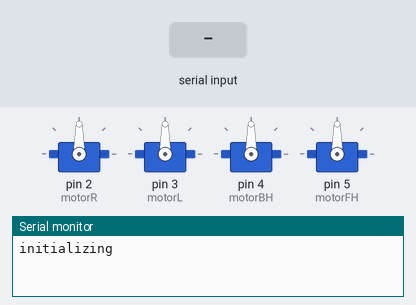
A sketch run on a simulated Arduino Uno, built with avr-gcc and run on an emulated ATmega328P. On the bench: 4 × servo, the last lines printed to the serial monitor. Inputs (shaded band) come from the test bench.

Above: at 1.2 s.
1.3 s: "90 45\n" received over Serial
At 1.9 s:
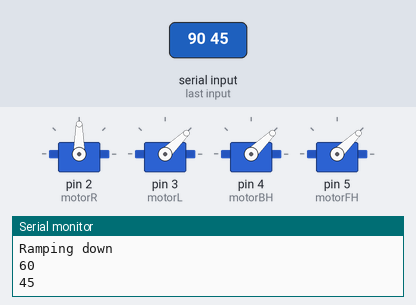
3.0 s: "30 150\n" received over Serial
At 4.9 s:
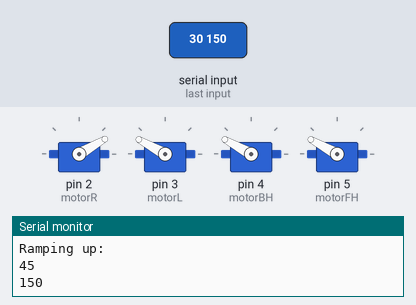
5.3 s: "90\n" received over Serial
At 5.46 s:
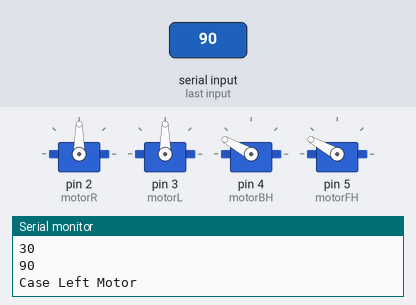
7.0 s: "1 90 45\n" received over Serial
At 8.2 s:
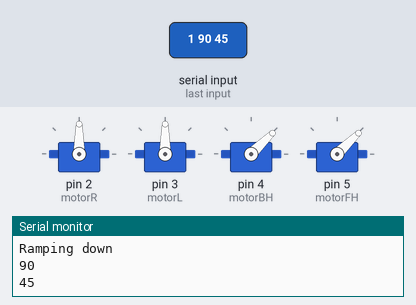
8.7 s: "30 150\n" received over Serial
At 9.03 s:
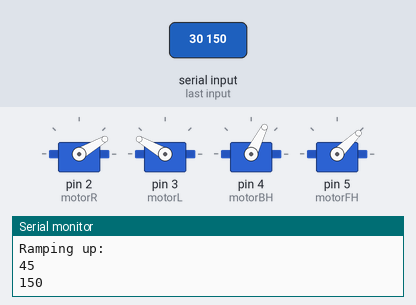
10.3 s: "1 90\n" received over Serial
At 11.2 s:
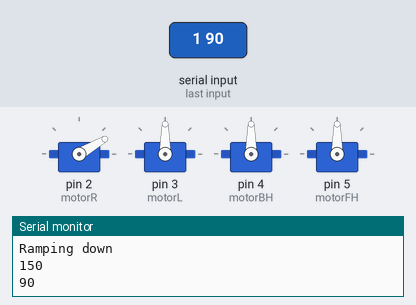
Timing chart, 0 to 13.0 s (numbered marks = the images above; inputs shaded):
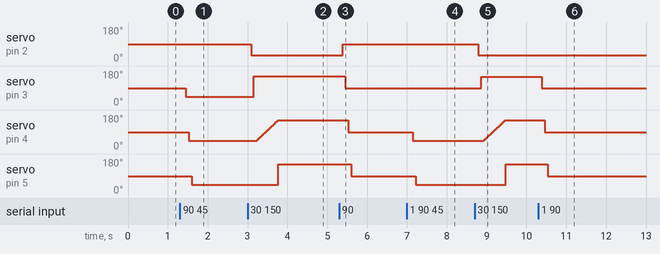

Measured:
- after the input at 1.3 s, servo on pin 3 (motorL): 90° → 44° after 0.15 s; servo on pin 4 (motorBH): 90° → 44° after 0.23 s; servo on pin 5 (motorFH): 90° → 44° after 0.30 s
- after the input at 3.0 s, servo on pin 2 (motorR): 90° → 30° after 0.09 s; servo on pin 3 (motorL): 44° → 151° after 0.16 s; servo on pin 4 (motorBH): moves from 44° to 151° over 0.52 s, starting after 0.23 s; servo on pin 5 (motorFH): 44° → 151° after 0.77 s
- after the input at 5.3 s, servo on pin 2 (motorR): 30° → 90° after 0.09 s; servo on pin 3 (motorL): 151° → 90° after 0.15 s; servo on pin 4 (motorBH): 151° → 90° after 0.22 s; servo on pin 5 (motorFH): 151° → 90° after 0.30 s
- after the input at 7.0 s, servo on pin 4 (motorBH): 90° → 44° after 0.15 s; servo on pin 5 (motorFH): 90° → 44° after 0.22 s
- after the input at 8.7 s, servo on pin 2 (motorR): 90° → 30° after 0.09 s; servo on pin 3 (motorL): 90° → 150° after 0.16 s; servo on pin 4 (motorBH): moves from 44° to 151° over 0.52 s, starting after 0.23 s; servo on pin 5 (motorFH): 44° → 151° after 0.77 s
- after the input at 10.3 s, servo on pin 3 (motorL): 150° → 90° after 0.09 s; servo on pin 4 (motorBH): 151° → 90° after 0.16 s; servo on pin 5 (motorFH): 151° → 90° after 0.24 s

The sketch:

motors.ino
```cpp
#include <Servo.h>
#include <PS2X_lib.h>  //for v1.6

/*
 * Initializes four Servo objects
 */
Servo motorR;
Servo motorL;
Servo motorBH;
Servo motorFH;

/*
 * Initialize a struct of motor states
 */
struct motorState{
  Servo motorObject;
  String motorName;
  int motorZeroRpmSetting;
  int motorCurrentRpmSetting;
};

/*
 * Initialize four motorStates
 */
motorState motorRState = {motorR, "Right Motor", 100, motorRState.motorZeroRpmSetting};
motorState motorLState = {motorL, "Left Motor", 90, motorLState.motorZeroRpmSetting};
motorState motorBHState = {motorBH, "Back-Heave Motor", 90, motorBHState.motorZeroRpmSetting};
motorState motorFHState = {motorFH, "Front-Heave Motor", 60, motorFHState.motorZeroRpmSetting};


/*
 * Initialize array of four motorStates
 */
motorState motorStateInfo[] = {motorRState, motorLState, motorBHState, motorFHState};

/*
 * Initialize incoming string
 */
String motorInput = "";

/*
 * Initialize string to detect user motor input
 */
String motorInputDetected;
String detectMotorInput;

/*
 * Initialize array to obtain user motor input
 */
int motorInputArray[4];

/*******************************************************
 ****************** HELPER DECLARATIONS ****************
 ******************************************************/
int checkMotorInput(int valueMotorInput, int whichMotor);
void writeMotorR(int rpmPercentage);
void writeMotorL(int rpmPercentage);
void writeMotorBH(int rpmPercentage);
void writeMotorFH(int rpmPercentage);

void setup() {

  motorR.attach(2);
  motorL.attach(3);
  motorBH.attach(4);
  motorFH.attach(5);

  Serial.begin(9600);   // Required for I/O from Serial monitor
  Serial.println("initializing");   // Print a startup message
  initialize();
}

void loop() {
  //String motorInputDetected;
  //int motorInputArray[4];

  motorInputDetected = detectSerialMonitor();
  if (motorInputDetected != "")
  {
    //Serial.println("User input detected!");
    Serial.println("Read " + motorInputDetected);
    Serial.println("\nCurrent State");
    Serial.println(motorStateInfo[0].motorCurrentRpmSetting);
    Serial.println(motorStateInfo[1].motorCurrentRpmSetting);
    Serial.println(motorStateInfo[2].motorCurrentRpmSetting);
    Serial.println(motorStateInfo[3].motorCurrentRpmSetting);

    parseMotorInput(motorInputDetected, motorInputArray);

    Serial.println("\nDesired State");
    Serial.println(motorInputArray[0]);
    Serial.println(motorInputArray[1]);
    Serial.println(motorInputArray[2]);
    Serial.println(motorInputArray[3]);
    Serial.println("\n");

    for(int whichMotor = 0; whichMotor < 4; whichMotor++)
    {
      int valueMotorInteger;
      valueMotorInteger = checkMotorInput(motorInputArray[whichMotor], whichMotor);
      if (valueMotorInteger != -1){
        writeMotor(valueMotorInteger, whichMotor);
        motorStateInfo[whichMotor].motorCurrentRpmSetting = valueMotorInteger;
      }
    }
    motorInputDetected = "";
    detectMotorInput = "";
  }

}

/***************************************************************
 ********************* MAIN MOTOR LIBRARY **********************
 **************************************************************/
/*
 * Initialize all ESC's by writing the neutral value
 */
void initialize() {
  for( int i = 0; i < 4; i++)
  {
    motorStateInfo[i].motorObject.write(motorStateInfo[i].motorZeroRpmSetting);
  }
}

/*
 * Detect serial monitor input
 */
String detectSerialMonitor() {

  if(Serial.available() > 0)
  {
    // read the value
    char ch = Serial.read();

    /*
     *  If ch isn't a newline(linefeed) character, we will add the characterto the incomingString
     */
    if (ch != 10)
    {
      detectMotorInput += ch;   // Add the character to the incomingString
    }
    else
    {
      //detectMotorInput = motorInput;
      //detectMotorInput = detectMotorInput;
      return detectMotorInput;
    }
  }

    //return detectMotorInput;
    return "";
 }

/*
 * Parse serial monitor into motor inputs
 */
void parseMotorInput(String detectMotorInput, int motorInputArray[4]) {

  for(int i = 0; i < 3; i++)
  {
    int spaceIndex;
    String motorInputString;
    int motorInputInteger;

    spaceIndex = detectMotorInput.indexOf(" ");
    motorInputString = detectMotorInput.substring(0,spaceIndex);
    detectMotorInput = detectMotorInput.substring(spaceIndex+1,-1);

    //Serial.println("First Substring:" + motorInputString);
    //Serial.println("Remaining Substring:" + detectMotorInput);

    motorInputInteger = motorInputString.toInt();
    motorInputArray[i] = motorInputInteger;
  }

  detectMotorInput = detectMotorInput.substring(0,-1);
  //Serial.println("Final Substring:" + detectMotorInput);
  motorInputArray[3] = detectMotorInput.toInt();
}

/*
 * Write total RPM percentage to Any Motor
 */
void writeMotor(int rpmPercentage, int whichMotor) {
  switch (whichMotor)
  {
    case 0:
      Serial.println("Case Right Motor");
      writeMotorR(rpmPercentage);
      break;
    case 1:
      Serial.println("Case Left Motor");
      writeMotorL(rpmPercentage);
      break;
    case 2:
      Serial.println("Case Back-Heave Motor");
      writeMotorBH(rpmPercentage);
      break;
    case 3:
      Serial.println("Case Front-Heave Motor");
      writeMotorFH(rpmPercentage);
      break;
    default:
      Serial.println("No motor written to");
      break;
  }
}


/*
 * Write total RPM percentage to Right-Front Motor
 */
void writeMotorR(int rpmPercentage) {
  Serial.println("Writing to Motor R");
  int valueMotorInteger = 0;
  int rampValue = motorStateInfo[0].motorCurrentRpmSetting;

  //valueMotorInteger = checkMotorInput(rpmPercentage, 0);
  if (valueMotorInteger != -1){

    /*
     * If: ramping faster correct direction
     * Else: ramping slower
     */
    if (motorStateInfo[0].motorCurrentRpmSetting < rpmPercentage){
       Serial.println("Ramping up: ");
       Serial.println(motorStateInfo[0].motorCurrentRpmSetting);
       Serial.println(rpmPercentage);
       Serial.println("\n");
       while (rampValue < rpmPercentage){
        rampValue += 2;
        motorR.write(rampValue);
       }
    }
    else if (motorStateInfo[0].motorCurrentRpmSetting > rpmPercentage){
      Serial.println("Ramping down");
      Serial.println(motorStateInfo[0].motorCurrentRpmSetting);
      Serial.println(rpmPercentage);
      Serial.println("\n");
      while (rampValue > rpmPercentage){
        rampValue -= 2;
        motorR.write(rampValue);
       }
    }
    else{
      Serial.println("No change\n");
    }
  }
}

/*
 * Write total RPM percentage to Left-Front Motor
 */
void writeMotorL(int rpmPercentage) {
  Serial.println("Writing to Motor L");
  int valueMotorInteger = 0;
  int rampValue = motorStateInfo[1].motorCurrentRpmSetting;

  //valueMotorInteger = checkMotorInput(rpmPercentage, 0);
  if (valueMotorInteger != -1){

    /*
     * If: ramping faster correct direction
     * Else: ramping slower
     */
    if (motorStateInfo[1].motorCurrentRpmSetting < rpmPercentage){
       Serial.println("Ramping up: ");
       Serial.println(motorStateInfo[1].motorCurrentRpmSetting);
       Serial.println(rpmPercentage);
       Serial.println("\n");
       while (rampValue < rpmPercentage){
        rampValue += 2;
        motorL.write(rampValue);
       }
    }
    else if (motorStateInfo[1].motorCurrentRpmSetting > rpmPercentage){
      Serial.println("Ramping down");
      Serial.println(motorStateInfo[1].motorCurrentRpmSetting);
      Serial.println(rpmPercentage);
      Serial.println("\n");
      while (rampValue > rpmPercentage){
        rampValue -= 2;
        motorL.write(rampValue);
       }
    }
    else{
      Serial.println("No change\n");
    }
  }
}

/*
 * Write total RPM percentage to Right-Back Motor
 */
void writeMotorBH(int rpmPercentage) {
  Serial.println("Writing to Motor BH");
  int valueMotorInteger = 0;
  int rampValue = motorStateInfo[2].motorCurrentRpmSetting;

  //valueMotorInteger = checkMotorInput(rpmPercentage, 0);
  if (valueMotorInteger != -1){

    /*
     * If: ramping faster correct direction
     * Else: ramping slower
     */
    if (motorStateInfo[2].motorCurrentRpmSetting < rpmPercentage){
       Serial.println("Ramping up: ");
       Serial.println(motorStateInfo[2].motorCurrentRpmSetting);
       Serial.println(rpmPercentage);
       Serial.println("\n");
       while (rampValue < rpmPercentage){
        rampValue += 2;
        motorBH.write(rampValue);
        delay(10);
       }
    }
    else if (motorStateInfo[2].motorCurrentRpmSetting > rpmPercentage){
      Serial.println("Ramping down");
      Serial.println(motorStateInfo[2].motorCurrentRpmSetting);
      Serial.println(rpmPercentage);
      Serial.println("\n");
      while (rampValue > rpmPercentage){
        rampValue -= 2;
        motorBH.write(rampValue);
       }
    }
    else{
      Serial.println("No change\n");
    }
  }
}

/*
 * Write total RPM percentage to Left-Back Motor
 */
void writeMotorFH(int rpmPercentage) {
  Serial.println("Writing to Motor FH");
  int valueMotorInteger = 0;
  int rampValue = motorStateInfo[3].motorCurrentRpmSetting;

  //valueMotorInteger = checkMotorInput(rpmPercentage, 0);
  if (valueMotorInteger != -1){

    /*
     * If: ramping faster correct direction
     * Else: ramping slower
     */
    if (motorStateInfo[3].motorCurrentRpmSetting < rpmPercentage){
       Serial.println("Ramping up: ");
       Serial.println(motorStateInfo[3].motorCurrentRpmSetting);
       Serial.println(rpmPercentage);
       Serial.println("\n");
       while (rampValue < rpmPercentage){
        rampValue += 2;
        motorFH.write(rampValue);
       }
    }
    else if (motorStateInfo[3].motorCurrentRpmSetting > rpmPercentage){
      Serial.println("Ramping down");
      Serial.println(motorStateInfo[3].motorCurrentRpmSetting);
      Serial.println(rpmPercentage);
      Serial.println("\n");
      while (rampValue > rpmPercentage){
        rampValue -= 2;
        motorFH.write(rampValue);
       }
    }
    else{
      Serial.println("No change\n");
    }
  }
}

void softStartUp() {

}

void softShutDown() {

}

void hardStartUp() {

}

void hardShutDown() {

}

/***************************************************************
 *********************** HELPER FUNCTIONS **********************
 **************************************************************/

/*
 * Check if input to motors are valid
 */
int checkMotorInput(int valueMotorInput, int whichMotor) {

  /*
   *  We only want to write an integer between 10 and 170 to the motor.
   */
  if (valueMotorInput >= 20 && valueMotorInput <= 150)
  {
    //Serial.println("Value is valid");
  }
  else
  {
    valueMotorInput = -1;
  }

  return valueMotorInput;
}
```
